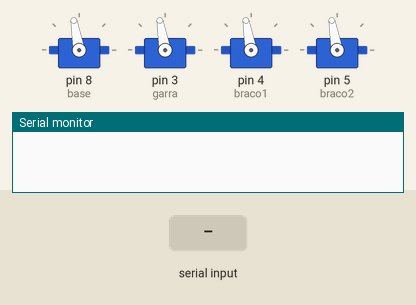
A sketch run on a simulated Arduino Uno, built with avr-gcc and run on an emulated ATmega328P. Parts: 4 × servo, the last lines printed to the serial monitor. Inputs (shaded band) come from the test bench.

Above: at 4.2 s.
4.3 s: "L" received over the second serial link
At 6.2 s:
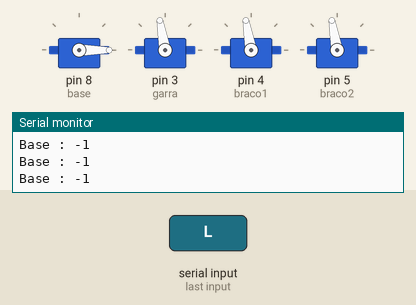
7.3 s: "R" received over the second serial link
At 7.76 s:
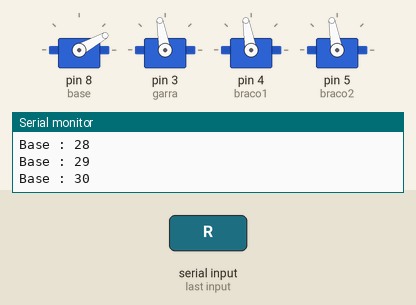
10.3 s: "O" received over the second serial link
At 11.6 s:
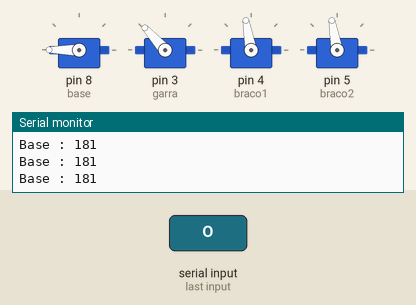
12.2 s: "C" received over the second serial link
At 14.6 s:
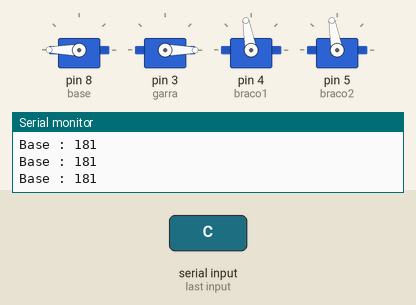
15.2 s: "D" received over the second serial link
18.2 s: "E" received over the second serial link
At 21.1 s:
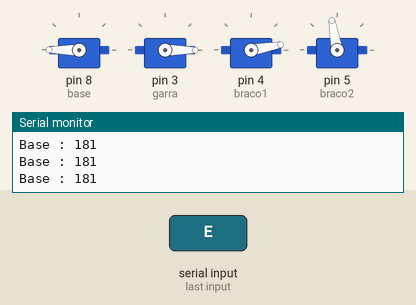
Timing chart, 0 to 22.2 s (numbered marks = the images above; inputs shaded):
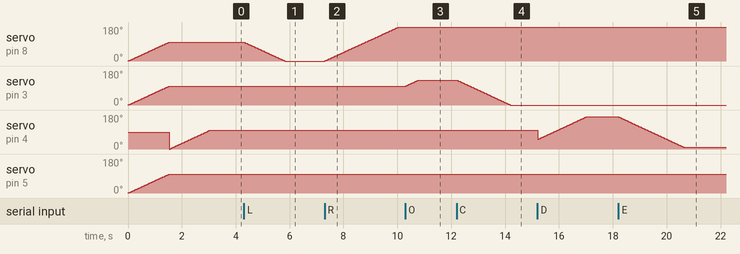

Measured:
- after the input at 4.3 s, servo on pin 8 (base): moves from 100° to 0° over 1.5 s, starting at once
- after the input at 7.3 s, servo on pin 8 (base): moves from 0° to 180° over 2.8 s, starting at once
- after the input at 10.3 s, servo on pin 3 (garra): moves from 100° to 132° over 0.47 s, starting at once
- after the input at 12.2 s, servo on pin 3 (garra): moves from 132° to 0° over 2.0 s, starting at once
- after the input at 18.2 s, servo on pin 4 (braco1): moves from 170° to 10° over 2.4 s, starting at once

The sketch:

Braco_com_Bluetooth.ino
```cpp
/* Projeto: Braço Robotico controlado pelo módulo HC-05 (Bluetooth);
 * Autor: Danilo Dutra;
 * Projeto pode ser modificado, para utilizar Frequência Rádio também, vai da sua necessidade e uso.
 */

#include <Servo.h>
#include <SoftwareSerial.h> // Biblioteca do Bluetooth HC-05

SoftwareSerial bluetooth(0, 1); // Seta o TX e RX do HC-05

#define base 8 // Porta Digital 8
#define garra 3 // Porta Digital 3
#define braco1 4 // Porta Digital 4
#define braco2 5 // Porta Digital 5

Servo Base, Garra, Braco1, Braco2;

const int movimentos_iniciais [4] = {100, 100, 50, 100}; // Set de posições iniciais dos servos na sequência: BASE, GARRA, BRACO1, BRACO2
bool inicio = true; // Booleana usada uma única vez para verificar se o Arduíno recebeu algum comando e para suavizar o primeiro comando do Braço
int mov, mov2, mov3, mov4, c; // Variaveis de cada servo. Sequência: BASE(mov), GARRA(mov1), BRACO1(mov3), BRACO2(mov4)
char comando; // Variavel para Identificar qual servo o Bluetooth está enviando como sinal e se é para Direita ou Esquerda

void setup() {
  bluetooth.begin(9600);
  Serial.begin(9600);
  pinMode(base, OUTPUT);
  pinMode(garra, OUTPUT);
  pinMode(braco1, OUTPUT);
  pinMode(braco2, OUTPUT);
  Base.attach(8);
  Garra.attach(3);
  Braco1.attach(4);
  Braco2.attach(5);

  // Inicializa as posições primárias com delay
  for (c = 0; c <= movimentos_iniciais[0]; c ++) {
    Base.write(c);
    Garra.write(c);
    Braco2.write(c);
    delay(15);
  }
  for (c = 0; c <= movimentos_iniciais[3]; c ++) {
    Braco1.write(c);
    delay(15);
  }
  // FIM
}

void loop() {

  if (bluetooth.available()) { // Verifica se há sinal de Bluetooth
    comando = bluetooth.read(); // Lê o sinal enviado via Bluetooth
  }
  if (inicio != false) { // Booleana para verificar se houve um primeiro movimento
    mov = movimentos_iniciais[0];
    mov2 = movimentos_iniciais[1];
    mov3 = movimentos_iniciais[2];
    mov4 = movimentos_iniciais[3];
  }
  inicio = false; // Seta como False para que a condicional anterior não se repita

  // Comandos para o servo BASE
  if (comando == 'L') {
    mov -= 1;
    Serial.print("Base : ");
    Serial.println(mov);
    if (mov < 0) {
      mov = 0;
    }
    Base.write(mov);
    delay(15);
  }
  if (comando == 'R') {
    mov += 1;
    Serial.print("Base : ");
    Serial.println(mov);
    if (mov > 180) {
      mov = 180;
    }
    Base.write(mov);
    delay(15);
  }  // FIM do Comandos para o servo BASE

  // Comandos para o servo GARRA
  if (comando == 'O') {
    mov2 += 1;
    if (mov2 > 132) {
      mov2 = 132;
    }
    Garra.write(mov2);
    delay(15);
  }

  if (comando == 'C') {
    mov2 -= 1;
    if (mov2 < 0) {
      mov2 = 0;
    }
    Garra.write(mov2);
    delay(15);
  } // FIM do Comandos para o servo GARRA

  // Comandos para o servo BRACO1
  if (comando == 'D') {
    mov3 += 1;
    if (mov3 > 170) {
      mov3 = 170;
    }
    Braco1.write(mov3);
    delay(15);
  }
  if (comando == 'E') {
    mov3 -= 1;
    if (mov3 < 10) {
      mov3 = 10;
    }
    Braco1.write(mov3);
    delay(15);
  } // FIM do Comandos para o servo BRACO1

  // Comandos para o servo BRACO2
  if (comando == 'G') {
    mov4 += 1;
    if (mov4 > 170) {
      mov4 = 170;
    }
    Braco2.write(mov4);
    delay(15);
  }
  if (comando == 'H') {
    mov4 -= 1;
    if (mov4 < 10) {
      mov4 = 10;
    }
    Braco2.write(mov4);
    delay(15);
  }// FIM do Comandos para o servo BRACO2
}
```
